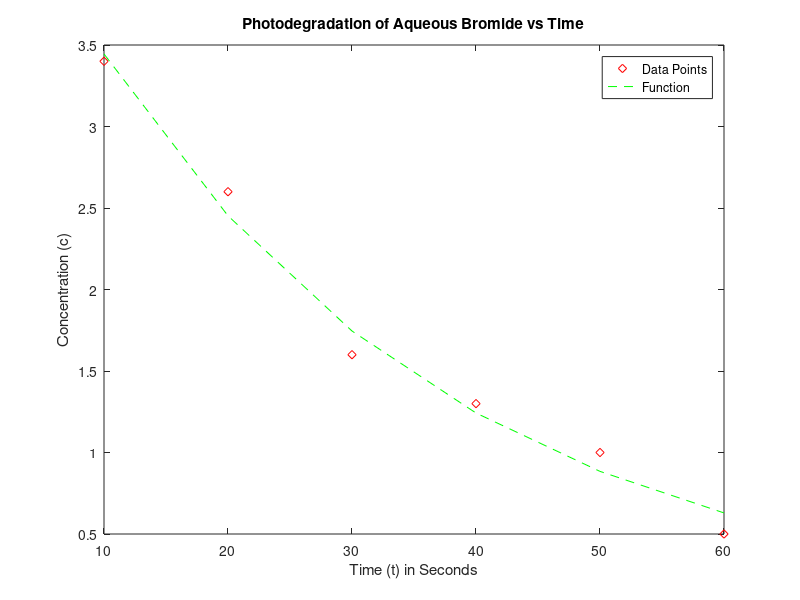

Here is the MATLAB script that generated this plot:
% Setup parameters
t=10:10:60;
c=[3.4 2.6 1.6 1.3 1.0 0.5];
concentration = (4.84).*(exp((-0.034)*t))

% Add plots here
plot(t,c,'rd')
title('Photodegradation of Aqueous Bromide vs Time')
xlabel('Time (t) in Seconds')
ylabel('Concentration (c)')
hold on
plot(t,concentration,'g--')
legend('Data Points','Function')